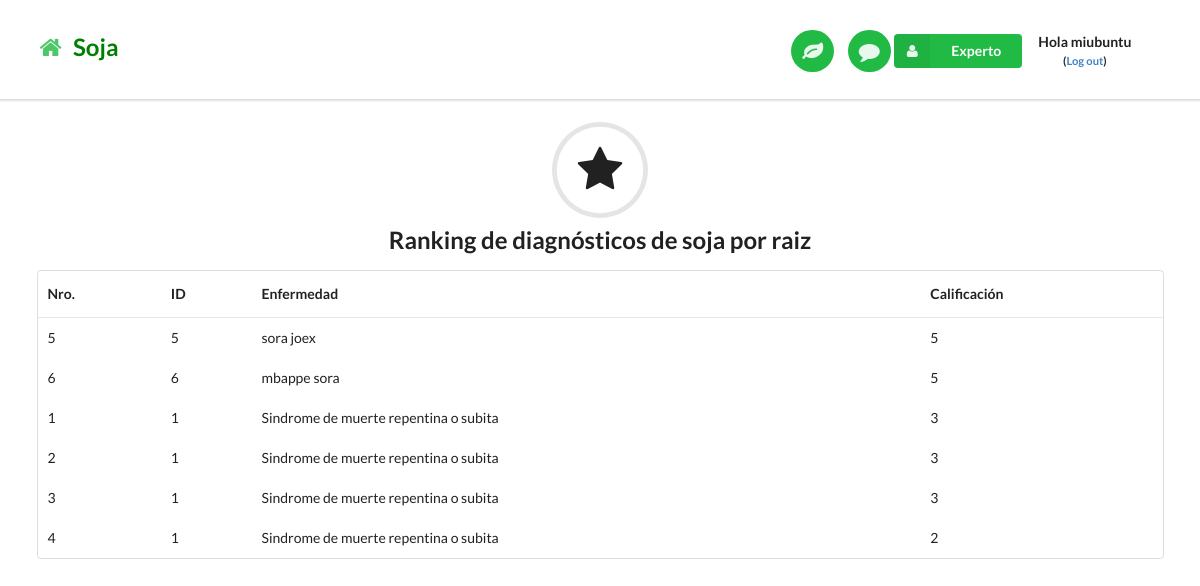
Page /reportecalificacionmaizsora/ (signed in) on the committed database.
### miapp/models.py (models this page shows, shortened)
class Reviewsora(models.Model):
    enfermedadName = models.CharField(max_length=50)
    enfermedadId = models.IntegerField()
    comment = models.TextField()
    reviewer = models.CharField(max_length=50)
    stars = models.IntegerField()
    createdTime =  models.DateField(auto_now=True, auto_now_add=False)

### miapp/views.py (the view)
# urls.py: url(r'^reportecalificacionmaizsora/$', views.reportecalificacionmaizsoraPage, name='reportecalificacionmaizsoraPage'),
@login_required
def reportecalificacionmaizsoraPage(request):
    reviewmaiz = Reviewsora.objects.order_by('-stars')
    return render(request, 'reportecalificacionmaizsora.html', {'reviewmaiz':reviewmaiz})

### templates/reportecalificacionmaizsora.html
{% extends "basesoja.html" %}
{% load staticfiles %}
{% block content %}
<h2 class="ui center aligned icon header">
  <i class="circular star icon"></i>
  Ranking de diagnósticos de soja por raiz
</h2>
<div class="ui container">
<table class="ui basic table">
  <thead>
    <tr>
      <th>Nro.</th>
      <th>ID</th>
      <th>Enfermedad</th>
      <th>Calificación</th>
    </tr>
  </thead>
  {% for reviewmaiz in reviewmaiz %}
  <tbody>
    <tr>
      <td>{{ reviewmaiz.id }}</td>
      <td>{{ reviewmaiz.enfermedadId }}</td>
      <td>{{ reviewmaiz.enfermedadName }}</td>
      <td>{{ reviewmaiz.stars }}</td>
    </tr>
  </tbody>
  {% endfor %}
</table>
</div>
<br>
{% endblock %}

### templates/basesoja.html (shortened to what this page needs)
{% load staticfiles %}
<!DOCTYPE html>
<html lang="en">
<head>
  <link rel="stylesheet" href="{% static "css/bootstrap2.min.css" %}"/>
  <link rel="stylesheet" href="{% static "css/utilbase.css" %}"/>
</head>
<body>
  {% block nav-bar %}
    <div class="ui top fixed menu borderless main nav-bar">
      <div class="ui container">
        <br> <h2><a href="/"><i class="green home icon link"></i>  <span style="color:green"> Soja</span></a></h2>
        <div class="right item">
          <a id="analizar-link" href="/analisis"><button class="circular ui icon green button nav-button"> <i class="large leaf icon link"></i> </button></a>
          <a href="/comentariouser"><button class="circular ui icon green button nav-button"> <i class="large comment icon link"></i> </button></a>
{% if user.is_authenticated %}
<div class="ui floating labeled icon dropdown green button">
          <i class="user icon"></i>
          <span class="text">Experto</span>
        </div>
{% if user.is_authenticated %}
    <div class="item">
        <p class="top-menu" style="text-align:center;"> <b> Hola {{ user.username }} <br> <small>(<a href="{% url 'logout' %}">Log out</a>)</small> </b> </p>
    </div>
{% endif %}
{% endif %}
        </div>
      </div>
    </div>
<br>
  {% endblock %}
  {% block content %}
  {% endblock %}
</body>
</html>

### static/css/utilbase.css (style rules this page uses)
body { padding-top: 74px; }
.nav-bar { padding-top: 7px; padding-bottom: 4px; }
.nav-button { margin-left: 10px !important; }

### rows in the picture
Reviewsora: id "5", enfermedadId "5", enfermedadName "sora joex", stars "5"
Reviewsora: id "6", enfermedadId "6", enfermedadName "mbappe sora", stars "5"
Reviewsora: id "1", enfermedadId "1", enfermedadName "Sindrome de muerte repentina o subita", stars "3"
Reviewsora: id "2", enfermedadId "1", enfermedadName "Sindrome de muerte repentina o subita", stars "3"
Reviewsora: id "3", enfermedadId "1", enfermedadName "Sindrome de muerte repentina o subita", stars "3"
Reviewsora: id "4", enfermedadId "1", enfermedadName "Sindrome de muerte repentina o subita", stars "2"

### other values in the picture
{{ user.username }} "miubuntu"
